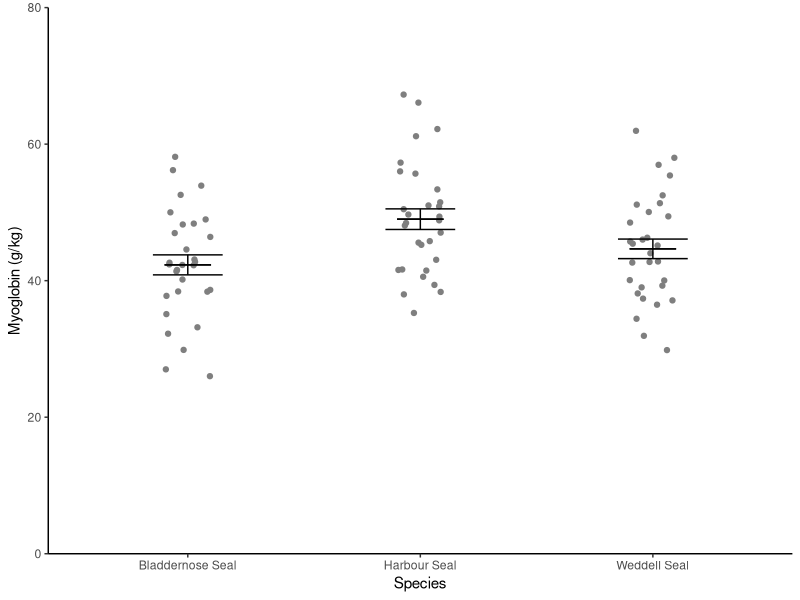
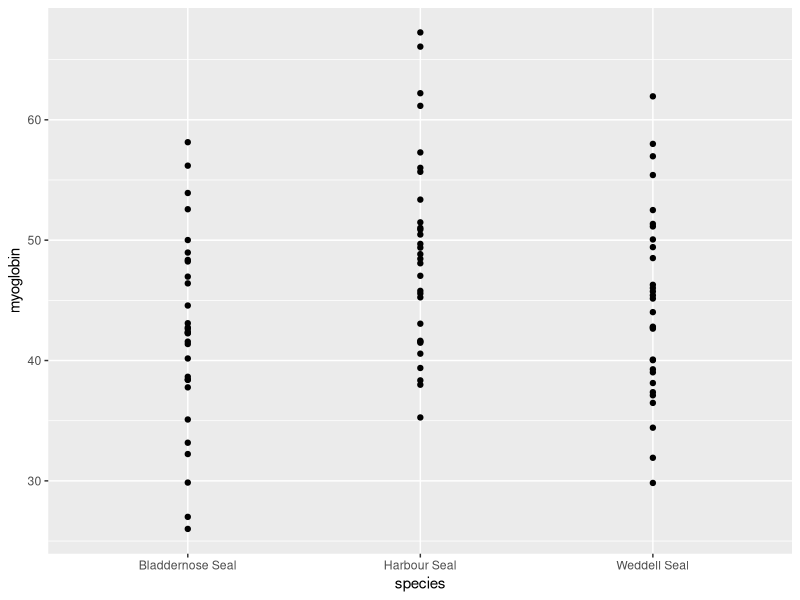
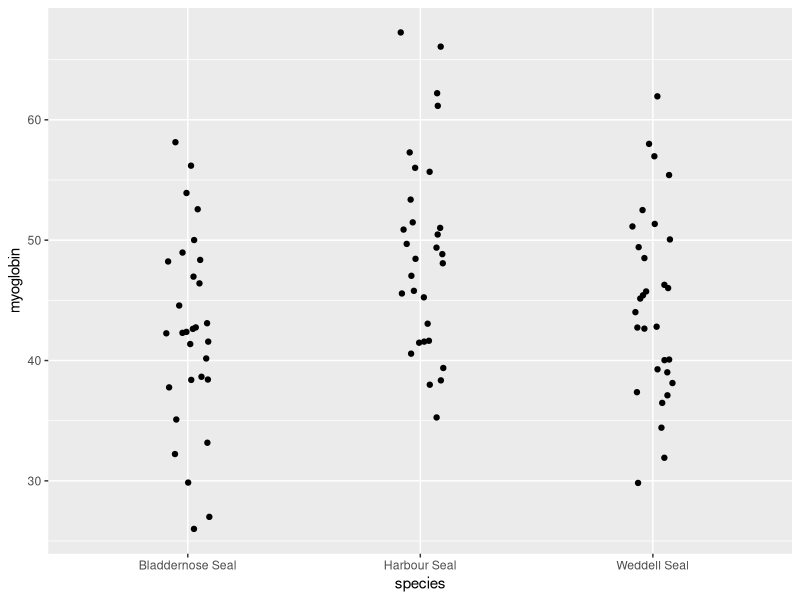
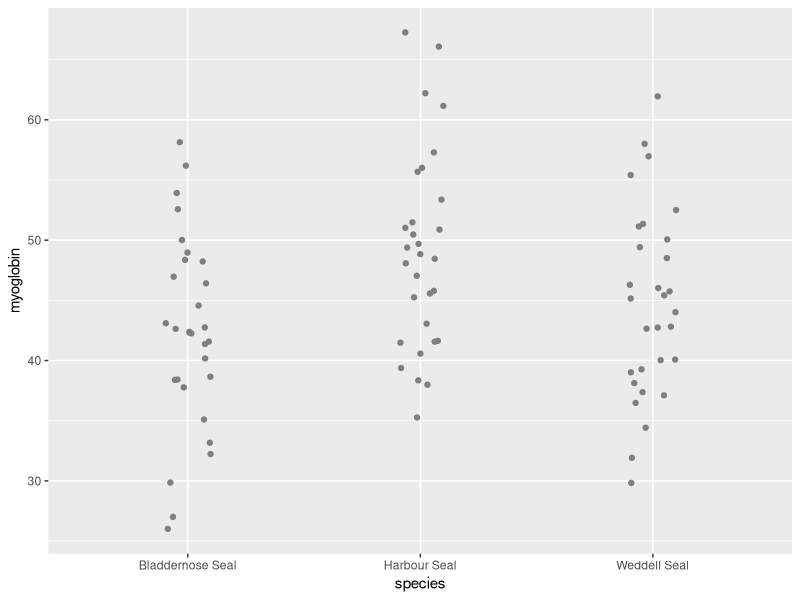
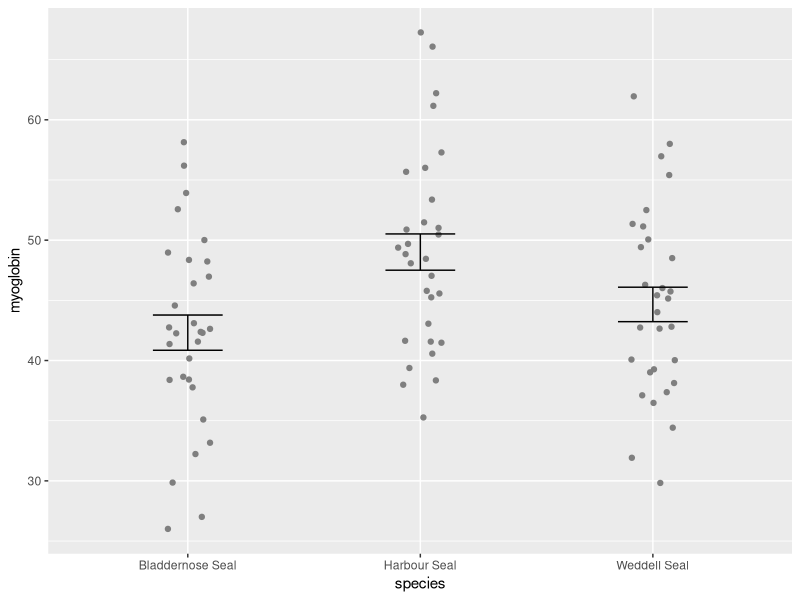
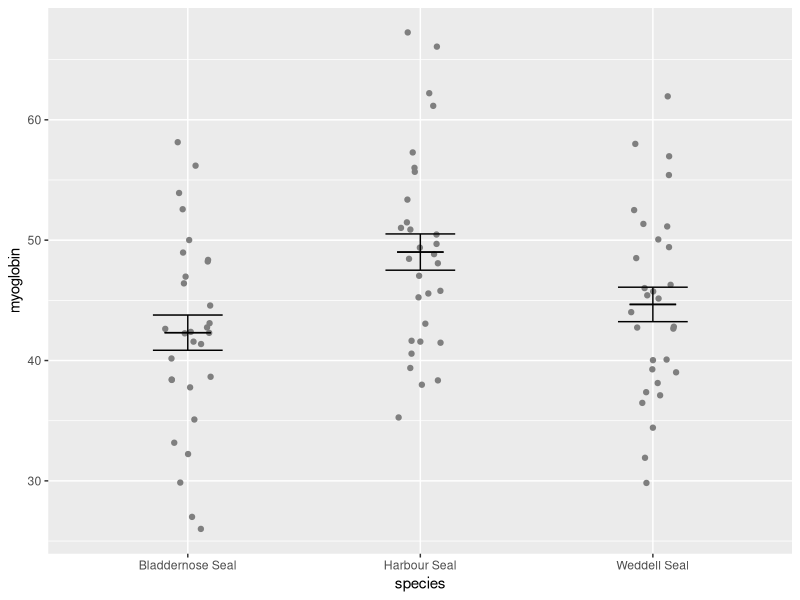
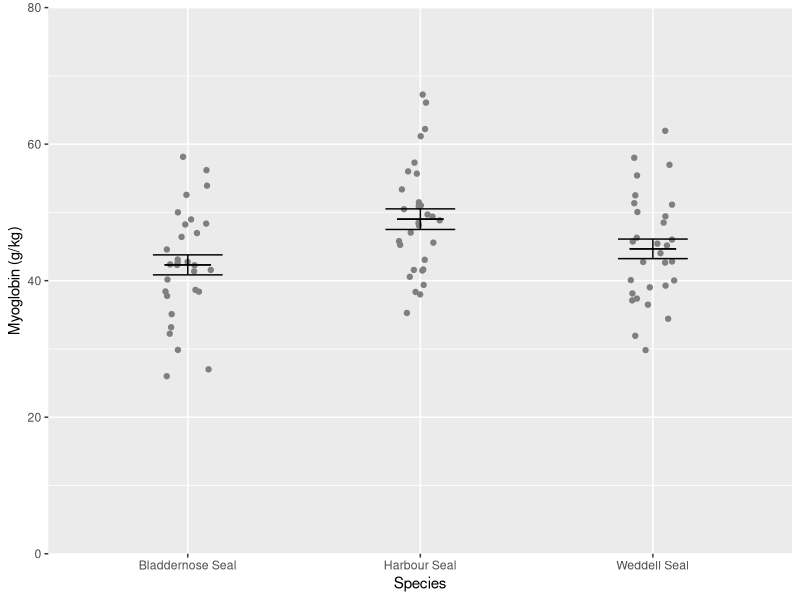
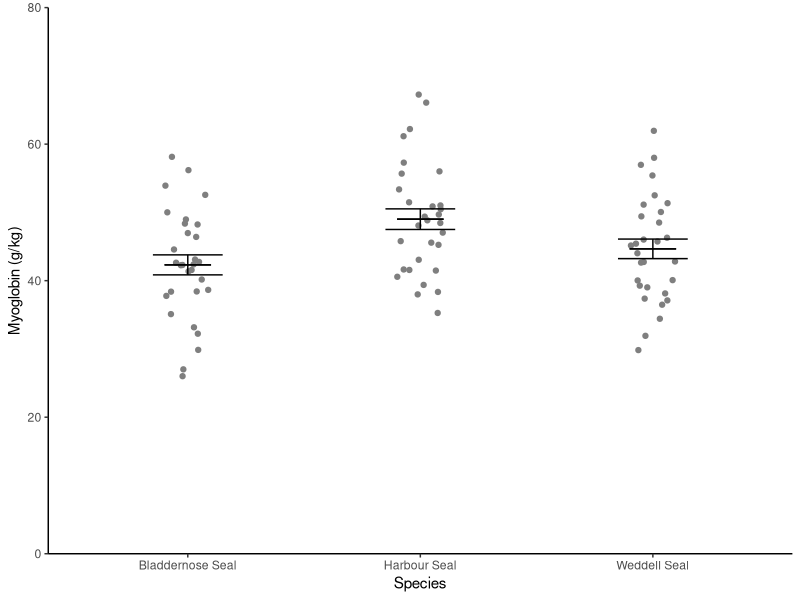

These charts were generated, in order, by the following R code:
## ---- chunk 1
#| include: false
library(tidyverse)
## ---- chunk 2
#| include: false

#---CODING ANSWER---
seal <- read_csv("data-raw/seal.csv")
## ---- chunk 3
seal_summary <- seal %>%
  group_by(species) %>%
  summarise(mean = mean(myoglobin),
            std = sd(myoglobin),
            n = length(myoglobin),
            se = std/sqrt(n))

## ---- chunk 4
#| echo: false
knitr::kable(seal_summary) %>% kableExtra::kable_styling()
## ---- chunk 5
#| echo: false

ggplot() +
  geom_point(data = seal, aes(x = species, y = myoglobin),
             position = position_jitter(width = 0.1, height = 0),
             colour = "gray50") +
  geom_errorbar(data = seal_summary, 
                aes(x = species, ymin = mean - se, ymax = mean + se),
                width = 0.3) +
  geom_errorbar(data = seal_summary, 
                aes(x = species, ymin = mean, ymax = mean),
                width = 0.2) +
  scale_y_continuous(name = "Myoglobin (g/kg)", 
                     limits = c(0, 80), 
                     expand = c(0, 0)) +
  scale_x_discrete(name = "Species") +
  theme_classic()

## ---- chunk 6
ggplot() +
  geom_point(data = seal, 
             aes(x = species, y = myoglobin))
## ---- chunk 7
ggplot() +
  geom_point(data = seal, 
             aes(x = species, y = myoglobin),
             position = position_jitter(width = 0.1, height = 0))
## ---- chunk 8
ggplot() +
  geom_point(data = seal, 
             aes(x = species, y = myoglobin),
             position = position_jitter(width = 0.1, height = 0),
             colour = "grey50")
## ---- chunk 9
ggplot() +
  geom_point(data = seal, aes(x = species, y = myoglobin),
             position = position_jitter(width = 0.1, height = 0),
             colour = "grey50") +
  geom_errorbar(data = seal_summary, 
                aes(x = species, ymin = mean - se, ymax = mean + se),
                width = 0.3) 
  
## ---- chunk 10
ggplot() +
  geom_point(data = seal, aes(x = species, y = myoglobin),
             position = position_jitter(width = 0.1, height = 0),
             colour = "grey50") +
  geom_errorbar(data = seal_summary, 
                aes(x = species, ymin = mean - se, ymax = mean + se),
                width = 0.3) +
  geom_errorbar(data = seal_summary, 
                aes(x = species, ymin = mean, ymax = mean),
                width = 0.2)
  
## ---- chunk 11
ggplot() +
  geom_point(data = seal, aes(x = species, y = myoglobin),
             position = position_jitter(width = 0.1, height = 0),
             colour = "grey50") +
  geom_errorbar(data = seal_summary, 
                aes(x = species, ymin = mean - se, ymax = mean + se),
                width = 0.3) +
  geom_errorbar(data = seal_summary, 
                aes(x = species, ymin = mean, ymax = mean),
                width = 0.2) +
  scale_y_continuous(name = "Myoglobin (g/kg)", 
                     limits = c(0, 80), 
                     expand = c(0, 0)) +
  scale_x_discrete(name = "Species")
  
## ---- chunk 12
ggplot() +
  geom_point(data = seal, aes(x = species, y = myoglobin),
             position = position_jitter(width = 0.1, height = 0),
             colour = "grey50") +
  geom_errorbar(data = seal_summary, 
                aes(x = species, ymin = mean - se, ymax = mean + se),
                width = 0.3) +
  geom_errorbar(data = seal_summary, 
                aes(x = species, ymin = mean, ymax = mean),
                width = 0.2) +
  scale_y_continuous(name = "Myoglobin (g/kg)", 
                     limits = c(0, 80), 
                     expand = c(0, 0)) +
   scale_x_discrete(name = "Species") +
  theme_classic()
## ---- chunk 13
sealfig <- ggplot() +
  geom_point(data = seal, aes(x = species, y = myoglobin),
             position = position_jitter(width = 0.1, height = 0),
             colour = "grey50") +
  geom_errorbar(data = seal_summary, 
                aes(x = species, ymin = mean - se, ymax = mean + se),
                width = 0.3) +
  geom_errorbar(data = seal_summary, 
                aes(x = species, ymin = mean, ymax = mean),
                width = 0.2) +
  scale_y_continuous(name = "Myoglobin (g/kg)", 
                     limits = c(0, 80), 
                     expand = c(0, 0)) +
  scale_x_discrete(name = "Species") +
  theme_classic()
## ---- chunk 14
ggsave("figures/seal-muscle.png",
       plot = sealfig,
       device = "png",
       width = 4,
       height = 3,
       units = "in",
       dpi = 300)
## ---- chunk 15
#| include: false

#---CODING ANSWER---
pigeons <- read_table("data-raw/pigeon.txt")
## ---- chunk 16
#| echo: false
knitr::kable(pigeons) %>%
  kableExtra::kable_styling() |> 
  kableExtra::scroll_box(height = "200px")
## ---- chunk 17
#| echo: false
pigeons |> 
  pivot_longer(cols = everything(),
               names_to = "population",
               values_to = "distance") |> 
knitr::kable() %>% 
  kableExtra::kable_styling() |> 
  kableExtra::scroll_box(height = "200px")
## ---- chunk 18
pigeons <- pivot_longer(data = pigeons, 
                        cols = everything(), 
                        names_to = "population", 
                        values_to = "distance")

## ---- chunk 19
#| include: false

#---CODING ANSWER---
ulna_heights <- read_table("data-raw/height.txt")
## ---- chunk 20
ulna_heights_summary <- ulna_heights %>%
  summarise(n = length(ulna),
            mean_ulna = mean(ulna),
            std_ulna = sd(ulna),
            se_ulna = std_ulna/sqrt(n),
            mean_height = mean(height),
            std_height = sd(height),
            se_height = std_height/sqrt(n))

## ---- chunk 21
#| echo: false
knitr::kable(ulna_heights_summary) %>% kableExtra::kable_styling()
## ---- chunk 22
ggplot(data = ulna_heights, aes(x = ulna, y = height)) +
  geom_point()
## ---- chunk 23
#| echo: false

#---CODING ANSWER---
ulnafig <- ggplot(data = ulna_heights, aes(x = ulna, y = height)) +
  geom_point() +
  scale_x_continuous(name = "Ulna length (cm)",
                     limits = c(0, 40), 
                     expand = c(0, 0)) +
  scale_y_continuous(name = "Height (m)",
                     limits = c(0, 2.1), 
                     expand = c(0, 0)) +
  theme_classic()
ggsave("figures/ulna_heights.png",
       plot = ulnafig,
       device = "png",
       width = 3,
       height = 3,
       units = "in",
       dpi = 300)
